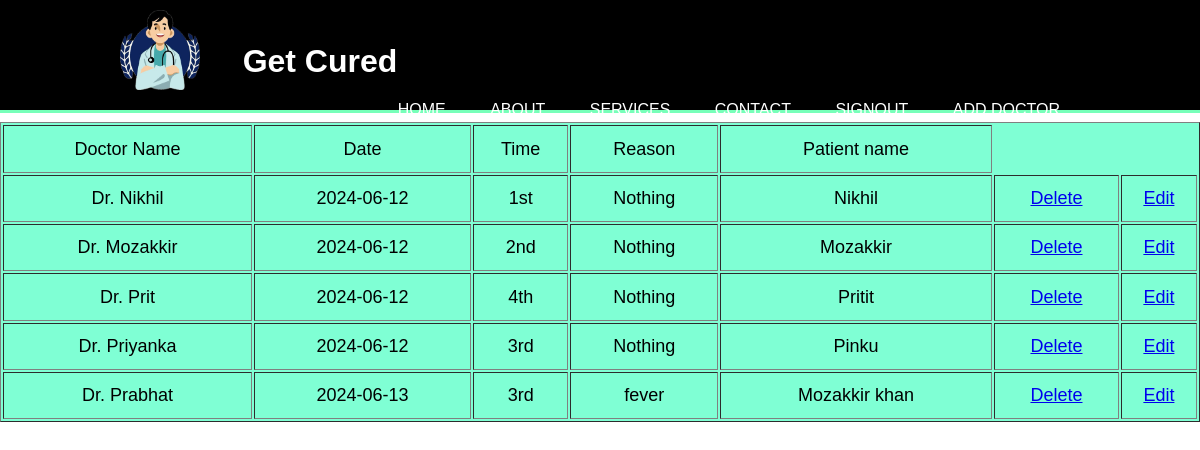
The page /admin_dash on the database its author committed.
### dproject1/models.py (models this page shows)
class appointment(models.Model):
    name=models.CharField(max_length=50,default=0)
    email=models.EmailField(max_length=50,default=0)
    address=models.CharField(max_length=100,default=0)
    phone=models.IntegerField(default=0)
    age=models.IntegerField(default=0)
    option_gender=models.CharField(max_length=20,default=0)
    option_doctor=models.CharField(max_length=50,default=0)
    fee=models.CharField(max_length=10,default=0)
    date=models.CharField(max_length=50,default=0)
    time=models.CharField(max_length=50,default=0)
    reason=models.CharField(max_length=200000,default=0)
    doctor_pwd=models.CharField(max_length=50,default=123)
    class Meta:
        db_table="appointment"

### dproject1/views.py (the view)
# urls.py: path('admin_dash',views.admin_dash),
def admin_dash(request):
    u1=appointment.objects.all()
    return render(request,'admin_dash.html',{'u1':u1})

### dproject1/templates/admin_dash.html (shortened to what this page needs)
{% load static %}
<!DOCTYPE html>
<html lang="en">
<head>
    <link rel="stylesheet" href="{% static 'admin_dash.css' %}">
</head>
<body>
    <header>
        <div class="container">
            <a href="admin_page">
            <img src="{% static 'logo.ico' %}" alt="admin_page.html" id="logo1"></a><br>
            <h1 id="black1">----</h1>
            <h1>Get Cured</h1>
            <nav>
                <ul>
                    <li><a href="admin_page">Home</a></li>
                    <li><a href="About">About</a></li>
                    <li><a href="#services">Services</a></li>
                    <li><a href="#contact">Contact</a></li>
                    <li><a href="home1">SIGNOUT</a></li>
                    <li><a href="docreg">Add Doctor</a></li>
                </ul>
            </nav>
        </div>
    </header>
    <center>
        <div class="tab">
        <table border = solid  >
            <tr>
                <td>Doctor Name</td>
                <td>Date</td>
                <td>Time</td>
                <td>Reason</td>
                <td>Patient name</td>
            </tr>
        </div>
            {% for n in u1 %}
            <tr>
                <td>{{n.option_doctor}}</td>
                <td>{{n.date}}</td>
                <td>{{n.time}}</td>
                <td>{{n.reason}}</td>
                <td>{{n.name}}</td>
                <td><a href="dele/{{n.id}}">Delete</a>
                <td><a href="edit/{{n.id}}">Edit</td>
              </tr>
            {% endfor %}
    </center>
    </body>
    </html>

### dproject1/static/admin_dash.css (style rules this page uses)
* { margin: 0; padding: 0; box-sizing: border-box; font-family: Arial, sans-serif; }
body { line-height: 1.6; }
.container { width: 80%; height: 100px; margin: 0 auto; }
#black1 { color: black; }
#logo1 { height: 80px; width: 80px; margin-left: 0px; float: left; }
header { background: black; color: #fff; padding-top: 10px; min-height: 70px; border-bottom: #77ffb9 3px solid; }
header a { color: #fff; text-decoration: none; text-transform: uppercase; font-size: 16px; }
header ul { padding: 0; list-style: none; }
header ul li { display: inline; padding: 0 20px 0 20px; }
header h1 { float: left; }
header nav { float: right; margin-top: 10px; }
.tab table { width: 100%; height: 300px; background-color: aquamarine; text-align: center; font-size: large; }

### rows shown on the page
appointment: option_doctor "Dr. Nikhil", date "2024-06-12", time "1st", reason "Nothing", name "Nikhil"
appointment: option_doctor "Dr. Mozakkir", date "2024-06-12", time "2nd", reason "Nothing", name "Mozakkir"
appointment: option_doctor "Dr. Prit", date "2024-06-12", time "4th", reason "Nothing", name "Pritit"
appointment: option_doctor "Dr. Priyanka", date "2024-06-12", time "3rd", reason "Nothing", name "Pinku"
appointment: option_doctor "Dr. Prabhat", date "2024-06-13", time "3rd", reason "fever", name "Mozakkir khan"
